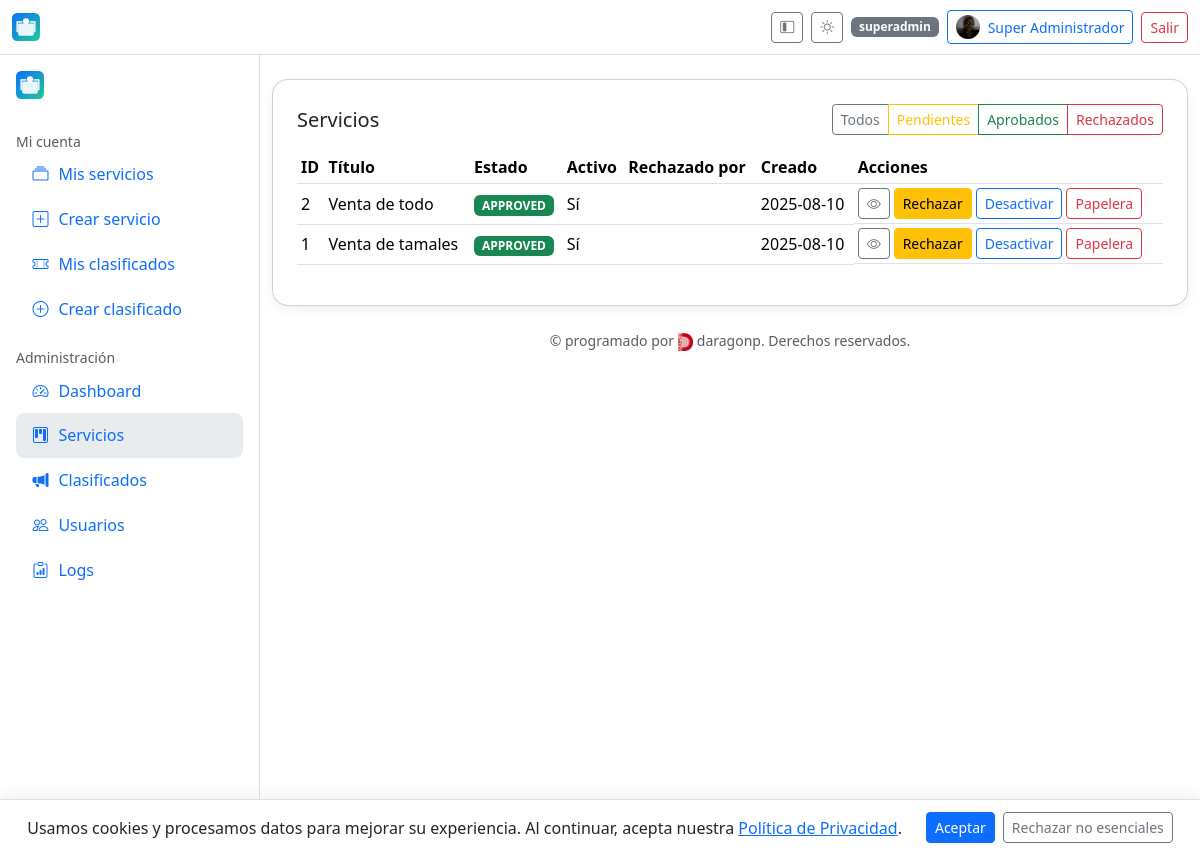
/admin/services (signed in), run on the app's committed database.
### app/models.py (models this page shows, shortened)
class User(db.Model, UserMixin):
    __tablename__ = "user"
    id = db.Column(db.Integer, primary_key=True)
    name = db.Column(db.String(150), nullable=False)
    email = db.Column(db.String(255), unique=True, index=True, nullable=False)
    phone = db.Column(db.String(50))
    address = db.Column(db.String(255))
    avatar_url = db.Column(db.String(500))
    password_hash = db.Column(db.String(255), nullable=False)
    role = db.Column(db.String(20), default="user")  # user | admin | superadmin
    is_verified = db.Column(db.Boolean, default=False)
    verification_code = db.Column(db.String(10))
    is_deleted = db.Column(db.Boolean, default=False)
    created_at = db.Column(db.DateTime, default=datetime.utcnow)
    services = db.relationship(
        "Service",
        backref="owner",
        lazy="dynamic",
        foreign_keys="Service.owner_id",
    )
    classifieds = db.relationship(
        "Classified",
        backref="owner",
        lazy="dynamic",
        foreign_keys="Classified.owner_id",
    )

class Service(db.Model):
    __tablename__ = "service"
    id = db.Column(db.Integer, primary_key=True)
    title = db.Column(db.String(200), nullable=False)
    description = db.Column(db.Text)
    website = db.Column(db.String(255))
    social = db.Column(db.String(255))
    address = db.Column(db.String(255))
    owner_id = db.Column(db.Integer, db.ForeignKey("user.id"), nullable=False)
    contact_name = db.Column(db.String(150))
    contact_email = db.Column(db.String(255))
    contact_phone = db.Column(db.String(50))
    status = db.Column(db.String(20), default=ServiceStatus.PENDING.value)
    is_active = db.Column(db.Boolean, default=False)
    is_deleted = db.Column(db.Boolean, default=False)
    created_at = db.Column(db.DateTime, default=datetime.utcnow)
    approved_by = db.Column(db.Integer, db.ForeignKey("user.id"))
    approved_at = db.Column(db.DateTime)
    rejected_by = db.Column(db.Integer, db.ForeignKey("user.id"))
    rejected_at = db.Column(db.DateTime)

### app/admin.py (the view)
@admin_bp.route("/services")
@login_required
def admin_services():
    if not _require_admin():
        return ("Forbidden", 403)
    status = request.args.get("status")
    q = Service.query.filter_by(is_deleted=False)
    if status:
        q = q.filter_by(status=status)
    items = q.order_by(Service.created_at.desc()).all()
    users_map = {u.id: u.name for u in User.query.with_entities(User.id, User.name).all()}
    return render_template("admin/services.html", items=items, ServiceStatus=ServiceStatus, users_map=users_map)

### app/admin.py (called while the page is built)
def _require_admin():
    return current_user.is_authenticated and current_user.role in ("admin", "superadmin")

@admin_bp.before_request
def _check_admin():
    if request.endpoint and request.endpoint.startswith("admin.") and not _require_admin():
        return ("Forbidden", 403)

### app/templates/admin/services.html (shortened to what this page needs)
{% extends "base.html" %}
{% block content %}
<div class="card card-shadow p-4">
  <div class="d-flex justify-content-between align-items-center mb-3">
    <h1 class="h5 m-0">Servicios</h1>
    <div class="btn-group">
      <a class="btn btn-outline-secondary btn-sm" href="{{ url_for('admin.admin_services') }}">Todos</a>
      <a class="btn btn-outline-warning btn-sm" href="{{ url_for('admin.admin_services', status=ServiceStatus.PENDING.value) }}">Pendientes</a>
      <a class="btn btn-outline-success btn-sm" href="{{ url_for('admin.admin_services', status=ServiceStatus.APPROVED.value) }}">Aprobados</a>
      <a class="btn btn-outline-danger btn-sm" href="{{ url_for('admin.admin_services', status=ServiceStatus.REJECTED.value) }}">Rechazados</a>
    </div>
  </div>
  <div class="table-responsive">
    <table class="table table-sm align-middle js-dt" id="dt_services">
      <thead>
        <tr>
          <th>ID</th>
          <th>Título</th>
          <th>Estado</th>
          <th>Activo</th>
          <th>Rechazado por</th>
          <th>Creado</th>
          <th>Acciones</th>
        </tr>
      </thead>
      <tbody>
        {% for s in items %}
        <tr>
          <td>{{ s.id }}</td>
          <td class="text-truncate" style="max-width: 340px">{{ s.title }}</td>
          <td>
            <span class="badge text-bg-{% if s.status==ServiceStatus.APPROVED.value %}success{% elif s.status==ServiceStatus.PENDING.value %}warning{% else %}danger{% endif %}">
              {{ s.status }}
            </span>
          </td>
          <td>{{ 'Sí' if s.is_active else 'No' }}</td>
          <td>{{ users_map.get(s.rejected_by) or '' }}</td>
          <td>{{ s.created_at.strftime('%Y-%m-%d') if s.created_at else '' }}</td>
          <td class="d-flex gap-1 flex-wrap">
            <a class="btn btn-sm btn-outline-secondary" href="{{ url_for('services.detail', service_id=s.id) }}" title="Ver"><i class="bi bi-eye"></i></a>
            {% if s.status != ServiceStatus.REJECTED.value %}
            <form method="post" action="{{ url_for('admin.reject_service', service_id=s.id) }}">
              <button class="btn btn-sm btn-warning" title="Rechazar">Rechazar</button>
            </form>
            {% endif %}
            {% if s.status == ServiceStatus.APPROVED.value %}
            <form method="post" action="{{ url_for('admin.toggle_active', service_id=s.id) }}">
              <button class="btn btn-sm btn-outline-primary" title="{{ 'Desactivar' if s.is_active else 'Activar' }}">
                {{ 'Desactivar' if s.is_active else 'Activar' }}
              </button>
            </form>
            {% endif %}
            <form method="post" action="{{ url_for('admin.softdelete_service', service_id=s.id) }}" onsubmit="return confirmSoft(this)">
              <button class="btn btn-sm btn-outline-danger" title="Papelera">Papelera</button>
            </form>
          </td>
        </tr>
        {% endfor %}
      </tbody>
    </table>
  </div>
</div>
{% endblock %}

### app/templates/base.html (shortened to what this page needs)
{% set is_admin = (current_user.is_authenticated and current_user.role in ['admin','superadmin']) %}
<!doctype html>
<html lang="es">
<head>
  <link href="https://cdn.jsdelivr.net/npm/bootstrap@5.3.3/dist/css/bootstrap.min.css" rel="stylesheet">
  <link href="https://cdn.jsdelivr.net/npm/bootstrap-icons@1.11.3/font/bootstrap-icons.css" rel="stylesheet">
  <link href="https://cdn.datatables.net/2.0.8/css/dataTables.bootstrap5.css" rel="stylesheet">
  <link rel="stylesheet" href="{{ url_for('static', filename='css/style.css') }}">
</head>
<body class="bg-body">
<header class="navbar bg-body border-bottom sticky-top" id="appHeader">
  <div class="container-fluid">
    <a class="navbar-brand d-flex align-items-center gap-2" href="{{ url_for('main.index') }}">
      <img src="{{ APP_ICON_URL or url_for('static', filename='icon.svg') }}" alt="icon" style="width:28px;height:28px">
    </a>
    <div class="d-flex align-items-center gap-2">
      <button class="btn btn-sm btn-outline-secondary d-none d-lg-inline-flex" id="btnCollapse" title="Colapsar menú">
        <i class="bi bi-layout-sidebar-inset"></i>
      </button>
      <button class="btn btn-sm btn-outline-secondary" id="themeToggle" type="button" aria-label="Cambiar tema">
        <i class="bi bi-brightness-high" id="icon-sun" style="display:none"></i>
      </button>
      {% if current_user.is_authenticated %}
        <span class="badge text-bg-secondary d-none d-md-inline">{{ current_user.role }}</span>
        <a class="btn btn-sm btn-outline-primary d-flex align-items-center gap-2" href="{{ url_for('auth.profile') }}">
          {% if current_user.avatar_url %}
            <img src="{{ current_user.avatar_url }}" alt="avatar" class="rounded-circle" style="width:24px;height:24px;object-fit:cover;">
          {% else %}
            <i class="bi bi-person-circle"></i>
          {% endif %}
          <span class="d-none d-sm-inline">{{ current_user.name }}</span>
        </a>
        <a class="btn btn-sm btn-outline-danger" href="{{ url_for('auth.logout') }}">Salir</a>
      {% else %}
        <a class="btn btn-sm btn-outline-primary" href="{{ url_for('auth.login') }}">Ingresar</a>
        <a class="btn btn-sm btn-primary" href="{{ url_for('auth.register') }}">Registro</a>
      {% endif %}
    </div>
  </div>
</header>
<div class="layout" id="layout">
  <aside class="sidebar p-3" id="sidebar" aria-label="Menú lateral">
    <div class="mb-3 d-flex align-items-center gap-2 fw-semibold">
      <img src="{{ APP_ICON_URL or url_for('static', filename='icon.svg') }}" alt="icon" style="width:28px;height:28px">
    </div>
    <nav class="nav flex-column">
      {% if current_user.is_authenticated %}
        <div class="mt-3 text-body-secondary small text-label">Mi cuenta</div>
        <a class="nav-link {% if request.endpoint=='services.my_services' %}active{% endif %}" href="{{ url_for('services.my_services') }}">
          <span class="icon bi bi-collection"></span><span class="text-label">Mis servicios</span>
        </a>
        <a class="nav-link {% if request.endpoint=='services.create_service' %}active{% endif %}" href="{{ url_for('services.create_service') }}">
          <span class="icon bi bi-plus-square"></span><span class="text-label">Crear servicio</span>
        </a>
        <a class="nav-link {% if request.endpoint=='classifieds.mine' %}active{% endif %}" href="{{ url_for('classifieds.mine') }}">
          <span class="icon bi bi-ticket-perforated"></span><span class="text-label">Mis clasificados</span>
        </a>
        <a class="nav-link {% if request.endpoint=='classifieds.create' %}active{% endif %}" href="{{ url_for('classifieds.create') }}">
          <span class="icon bi bi-plus-circle"></span><span class="text-label">Crear clasificado</span>
        </a>
      {% endif %}
      {% if is_admin %}
        <div class="mt-3 text-body-secondary small text-label">Administración</div>
        <a class="nav-link {% if request.endpoint=='admin.dashboard' %}active{% endif %}" href="{{ url_for('admin.dashboard') }}">
          <span class="icon bi bi-speedometer2"></span><span class="text-label">Dashboard</span>
        </a>
        <a class="nav-link {% if request.endpoint=='admin.admin_services' %}active{% endif %}" href="{{ url_for('admin.admin_services') }}">
          <span class="icon bi bi-kanban"></span><span class="text-label">Servicios</span>
        </a>
        <a class="nav-link {% if request.endpoint=='admin.admin_classifieds' %}active{% endif %}" href="{{ url_for('admin.admin_classifieds') }}">
          <span class="icon bi bi-megaphone-fill"></span><span class="text-label">Clasificados</span>
        </a>
        <a class="nav-link {% if request.endpoint=='admin.users' %}active{% endif %}" href="{{ url_for('admin.users') }}">
          <span class="icon bi bi-people"></span><span class="text-label">Usuarios</span>
        </a>
        {% if current_user.role == 'superadmin' %}
          <a class="nav-link {% if request.endpoint=='admin.logs' %}active{% endif %}" href="{{ url_for('admin.logs') }}">
            <span class="icon bi bi-clipboard-data"></span><span class="text-label">Logs</span>
          </a>
        {% endif %}
      {% endif %}
    </nav>
  </aside>
  <main class="container-fluid py-4">
    {% block content %}{% endblock %}
    <footer class="text-center py-4 small text-body-secondary">
      &copy; {{ CURRENT_YEAR }} programado por
      <img src="{{ url_for('static', filename='logoda.png') }}" alt="daragonp" style="height:18px;vertical-align:middle;">
      daragonp. Derechos reservados.
    </footer>
  </main>
</div>
<div id="cookie-banner" class="cookie-banner d-none">
  <span>
    Usamos cookies y procesamos datos para mejorar su experiencia. Al continuar, acepta nuestra
    <a href="{{ url_for('main.privacy') }}" target="_blank" rel="noopener">Política de Privacidad</a>.
  </span>
  <div class="ms-3 d-flex gap-2">
    <button id="accept-cookies" class="btn btn-primary btn-sm">Aceptar</button>
    <button id="reject-cookies" class="btn btn-outline-secondary btn-sm">Rechazar no esenciales</button>
  </div>
</div>
</body>
</html>

### app/static/css/style.css (style rules this page uses)
.layout { display: grid; grid-template-columns: 260px 1fr; gap: 0; }
.sidebar { position: sticky; top: 0; height: 100vh; overflow: auto; border-right: 1px solid var(--bs-border-color); background: var(--bs-body-bg); }
.sidebar .nav-link { display:flex; align-items:center; gap:.5rem; padding:.65rem .9rem; border-radius:.5rem; }
.sidebar .nav-link.active { background: var(--bs-secondary-bg); }
.sidebar .icon { width: 1.2rem; text-align:center; }
.cookie-banner { position: fixed; bottom: 0; left: 0; width: 100%; z-index: 1080; display: flex; align-items: center; justify-content: center; gap: .5rem; padding: .75rem 1rem; background: var(--bs-body-bg); color: var(--bs-body-color); border-top: 1px solid var(--bs-border-color); box-shadow: 0 -4px 16px rgba(0,0,0,.06); }
.cookie-banner a { color: var(--bs-link-color); text-decoration: underline; }
.card-shadow { box-shadow: 0 10px 20px rgba(0,0,0,.05); border-radius:1rem; }
.text-truncate { white-space: nowrap; overflow: hidden; text-overflow: ellipsis; }

### app/templates/base.html (style rules this page uses)
.card-shadow { box-shadow: 0 0.25rem 0.75rem rgba(0,0,0,.06); }
.layout { display: grid; grid-template-columns: 260px 1fr; min-height: 100vh; }
.sidebar { border-right: 1px solid var(--bs-border-color); background: var(--bs-body-bg); }
.sidebar .nav-link { display: flex; align-items: center; gap:.5rem; border-radius:.5rem; }
.sidebar .nav-link .icon { width: 1.25rem; text-align:center; }
.cookie-banner { position: fixed; left: 0; right: 0; bottom: 0; z-index: 1080; background: var(--bs-body-bg); border-top: 1px solid var(--bs-border-color); padding: .75rem 1rem; display: flex; align-items: center; justify-content: center; }

### data on the page
User: role "superadmin", avatar_url (picture), name "Super Administrador"
Service: id "2", title "Venta de todo", status "APPROVED", is_active "Sí", created_at "2025-08-10", is_active "Desactivar"
Service: id "1", title "Venta de tamales", status "APPROVED", is_active "Sí", created_at "2025-08-10", is_active "Desactivar"
